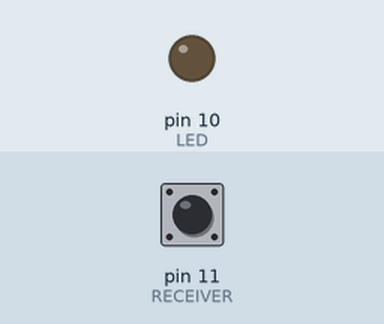
A sketch run on a simulated Arduino Uno, built with avr-gcc and run on an emulated ATmega328P. Shown: output pins drawn as LEDs (lit = HIGH). The inputs (shaded band) are chosen by the test bench; at power-on: pin 11 (RECEIVER) HIGH.

Above: at 1.2 s.
1.3 s: pin 11 (RECEIVER) pulled LOW for 0.15 s
At 1.37 s:
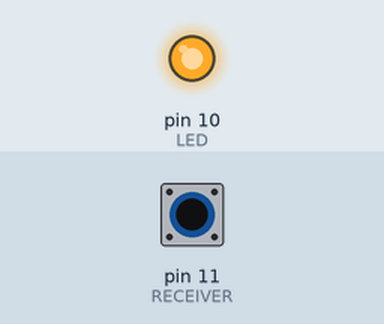
2.9 s: pin 11 (RECEIVER) pulled LOW for 3.2 s
At 7.1 s:
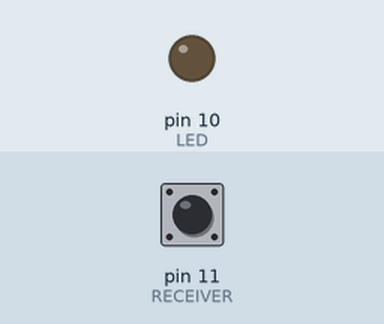
Timing chart, 0 to 8.6 s (numbered marks = the images above; inputs shaded):
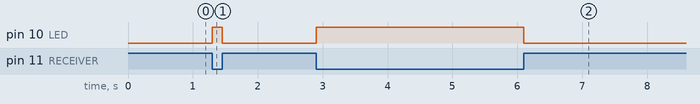

The sketch:

internalPullUp.ino
```cpp
// Pull Up Resistor -
// 1 / ON - LOW
// 0 / OFF - HIGH

/*
CIRCUIT -

GND -> Push Button (path 0)
PIN 11 -> Push Button (path 1)

PIN 10 -> LED (+ve terminal)
GND -> LED(-ve terminal)
*/

// "Floating Pin Effect" will not occur
// for PIN 11 is connected to a PULL UP resistor internally

int LED = 10, RECEIVER = 11;

void setup()
{
	pinMode(LED, OUTPUT);
	pinMode(RECEIVER, INPUT_PULLUP);
}

void loop()
{
	if(digitalRead(RECEIVER) == LOW)
		digitalWrite(LED, HIGH);
	else
		digitalWrite(LED, LOW);
}
```

Measured:
- after the input at 1.3 s, pin 10 (LED): LOW → HIGH at once, → LOW 0.15 s later
- after the input at 2.9 s, pin 10 (LED): LOW → HIGH at once, → LOW 3.2 s later
